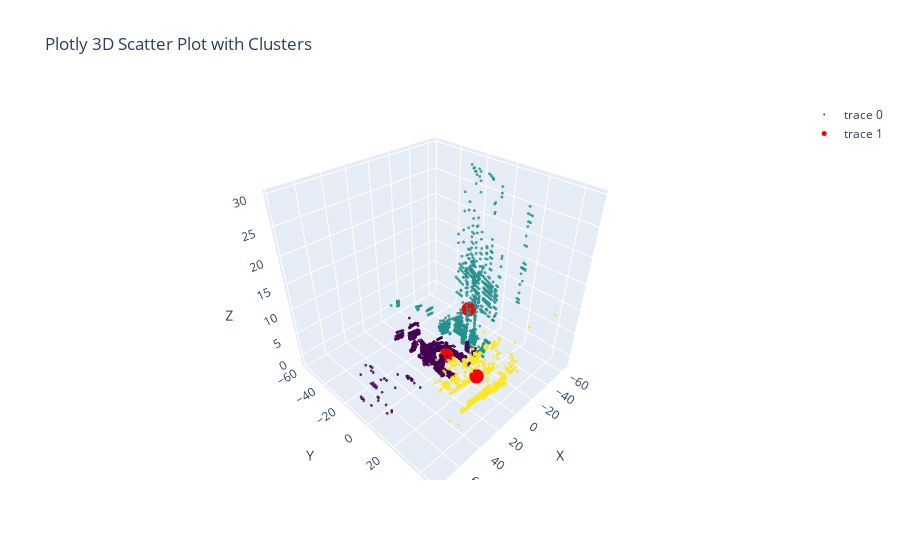

Notebook cell for this chart:
### Markdown cell above
# Testing out - K-Means with 2,3,4,5 centers

### Code cell
n_clusters_options = [2, 3, 4, 5]  # Varying the number of clusters
clusterings = {}

for n_clusters in n_clusters_options:
    kmeans = KMeans(n_clusters=n_clusters)
    kmeans.fit(lidar_positions)
    clusterings[n_clusters] = kmeans

# Select a clustering to visualize (e.g., with 3 clusters)
selected_clustering = clusterings[3]

# Matplotlib 3D plot with clusters
fig = plt.figure()
ax = fig.add_subplot(111, projection='3d')
scatter = ax.scatter(lidar_positions[:, 0], lidar_positions[:, 1], lidar_positions[:, 2], c=selected_clustering.labels_, s=1)
ax.scatter(selected_clustering.cluster_centers_[:, 0], selected_clustering.cluster_centers_[:, 1], selected_clustering.cluster_centers_[:, 2], s=100, c='red')  # Red dots for cluster centers
ax.set_xlabel('X')
ax.set_ylabel('Y')
ax.set_zlabel('Z')
ax.set_title('Matplotlib 3D Scatter Plot with Clusters')
plt.colorbar(scatter)
plt.show()

# Plotly 3D plot with clusters
trace = go.Scatter3d(
    x=lidar_positions[:, 0],
    y=lidar_positions[:, 1],
    z=lidar_positions[:, 2],
    mode='markers',
    marker=dict(
        size=1,
        color=selected_clustering.labels_,
        colorscale='Viridis',  # Color scale can be adjusted
        opacity=0.8
    )
)

centers_trace = go.Scatter3d(
    x=selected_clustering.cluster_centers_[:, 0],
    y=selected_clustering.cluster_centers_[:, 1],
    z=selected_clustering.cluster_centers_[:, 2],
    mode='markers',
    marker=dict(
        size=5,
        color='rgb(255, 0, 0)',  # Red color for cluster centers
        opacity=1
    )
)

layout = go.Layout(
    title='Plotly 3D Scatter Plot with Clusters',
    scene=dict(
        xaxis=dict(title='X'),
        yaxis=dict(title='Y'),
        zaxis=dict(title='Z')
    )
)

fig = go.Figure(data=[trace, centers_trace], layout=layout)
fig.show()

### Figure 1 — Plotly figure (JSON) as saved in the notebook; plotly's stock layout.template omitted (floating-point values rounded to 4 significant figures; data arrays with more than 128 entries replaced by an {"elided": "..."} marker saying what was removed)
{"data": [{"marker": {"color": {"elided": "19872 int values"}, "colorscale": [[0, "#440154"], [0.1111, "#482878"], [0.2222, "#3e4989"], [0.3333, "#31688e"], [0.4444, "#26828e"], [0.5556, "#1f9e89"], [0.6667, "#35b779"], [0.7778, "#6ece58"], [0.8889, "#b5de2b"], [1, "#fde725"]], "opacity": 0.8, "size": 1}, "mode": "markers", "type": "scatter3d", "x": {"elided": "19872 float values"}, "y": {"elided": "19872 float values"}, "z": {"elided": "19872 float values"}}, {"marker": {"color": "rgb(255, 0, 0)", "opacity": 1, "size": 5}, "mode": "markers", "type": "scatter3d", "x": [0.5777, -33.15, 1.094], "y": [-0.8829, -6.305, 23.14], "z": [-0.01942, 5.252, 0.1244]}], "layout": {"scene": {"xaxis": {"title": {"text": "X"}}, "yaxis": {"title": {"text": "Y"}}, "zaxis": {"title": {"text": "Z"}}}, "title": {"text": "Plotly 3D Scatter Plot with Clusters"}}}
